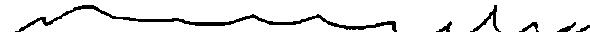
#> input picture Area/Data/0_before Lt (6)_C__0.jpg, 590 x 32 px; its folder holds only this picture in this run
$ python area.py
#> lines starting #> are read from the running program, lines starting #| are printed output that depends on the picture; after the words box and inside, x2 and y2 are one past the last pixel; in counts of white or black regions, pixels touching at a corner belong together; long printed decimals are rounded
# EIE Investigation: "Which Hand?"
# Jesse van der Merwe (1829172) and Robyn Gebbie (2127777)
# ELEN4012A 2022

# - - - - - - - - - - - - - - - - - - - - - - - - - - - - - - - - - - - - - - - - - - - - - - - - - - - - - - - - - - - - #
# COPYRIGHT NOTICE:
# This code contains snippets from XX article "XX" (XX/XX/XXXX)
# Which can be found at: https://X
#
# It has further been modified and combined to suit the needs of this project.
# - - - - - - - - - - - - - - - - - - - - - - - - - - - - - - - - - - - - - - - - - - - - - - - - - - - - - - - - - - - - #

# IMPORTS - - - - - - - - - - - - - - - - - - - - - - - - - - - - - - - - - - - - - - - - - - - - - - - - - - - - - - - - #
import cv2
import glob
import os
import numpy as np
import matplotlib.pyplot as plt
from PIL import Image
from scipy.integrate import simpson
from numpy import trapz
import imutils

# Read in the .jpgs and save into an image array, ensuring grayscale- - - - - - - - - - - - - - - - - - - - - - - - - - - #
image_array = []
image_names = []
for filename in glob.glob('Area\Data\*.jpg'):
    im = Image.open(filename).convert('L') # convert image to grayscale
#> im is the input picture: PIL image 590x32 L; min 0, max 255, mean 230.7
    res = im.point((lambda p: 256 if p>=200 else 0)) # convert each pixel into either black or white
#> res: PIL image 590x32 L; 90.7% white; 6 black regions, box (x1, y1, x2, y2) and area: (15, 5, 397, 32) 1321, (470, 5, 501, 32) 177, (519, 22, 539, 32) 78, (557, 22, 576, 32) 70, (436, 21, 452, 32) 69, (576, 25, 590, 32) 40
    res.save(filename)

    arrayName = os.path.basename(filename)
    arrayName = arrayName.replace(".jpg","")
    image = cv2.imread(filename)
#> image: shape (32, 590, 3); min 0, max 255, mean 230.7
    image_array.append(image)
    image_names.append(arrayName)

# Loop through the image array to perform image processing- - - - - - - - - - - - - - - - - - - - - - - - - - - - - - - - #
for image_counter,image in enumerate(image_array):
    coordinates = np.argwhere(image < 0.9)
    x_tuple, y_tuple, z_tuple = zip(*coordinates)

    y = np.array(y_tuple).tolist()
    x = np.array(x_tuple).tolist()
    z = np.array(z_tuple).tolist()

    average_x = np.mean(x)
    max_x = np.max(x)
    min_x = np.min(x)
    x_adjustment = 10/100*max_x

    # Remove top and bottom of pixels of image to get rid of any remaining border
    tracker = 0
    for i in range(0, len(x)):
        if x[tracker] > max_x - x_adjustment or x[tracker] < min_x + x_adjustment:
            y.pop(tracker)
            x.pop(tracker)
            tracker = tracker - 1
        tracker = tracker + 1

    new_array_x = []
    new_array_y = []
    average_array_x = []

    for i in range(0, len(y)-1):
        for j in range(0, len(y)-i-1):
            if y[j] < y[j+1]:
                temp_x = x[j]
                x[j] = x[j+1]
                x[j+1] = temp_x

                temp_y = y[j]
                y[j] = y[j+1]
                y[j+1] = temp_y

    print(average_x)
    for i in range(0, len(x)):
        new_array_y.append(y[i])
        average_array_x.append(0)

        if x[i] < average_x:
            c = 3
            new_array_x.append(average_x - x[i])
        else:
            new_array_x.append(x[i] - average_x)


    # [9 lines of commented-out code are left out]


    plt.rcParams["figure.figsize"] = [8, 1]
    plt.rcParams["figure.autolayout"] = True


    plt.fill_between(new_array_y, new_array_x, color="grey")
    plt.xlim(0, 600)
    plt.ylim(0, 20)
    # plt.fill_between(new_array_x, average_array_x, color="yellow")

    plt.show()

    total_area_trapz_x = trapz(new_array_x)
    print(image_names[image_counter] + " X area =" + str(total_area_trapz_x))

    total_area_trapz_y = trapz(new_array_y)
    print(image_names[image_counter] + " Y area =" + str(total_area_trapz_y))
#> this loop made 1 pass
#> (image_counter, average_x, max_x, min_x, x_adjustment, total_area_trapz_x, total_area_trapz_y) on pass 1: (0, 21.5, 31, 5, 3.1, 7059.1, 593001.5)
#| 21.496
#| 0_before Lt (6)_C__0 X area =7059.130
#| 0_before Lt (6)_C__0 Y area =593001.5
#> pass 1, `plt.show()`:
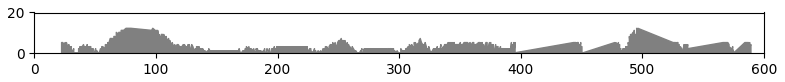
#> figure drawn by matplotlib, 1 panel


# END OF CODE - - - - - - - - - - - - - - - - - - - - - - - - - - - - - - - - - - - - - - - - - - - - - - - - - - - - - - #

$ run again, on Area/Data/1 year Rt (5)_C__0.jpg
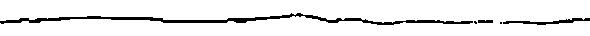
#> input picture Area/Data/1 year Rt (5)_C__0.jpg, 590 x 36 px
#> im is the input picture: PIL image 590x36 L; min 0, max 255, mean 234.7
#> res: PIL image 590x36 L; 92.2% white; 5 black regions (2 under 20 px), largest, box (x1, y1, x2, y2) and area: (0, 13, 473, 25) 1376, (503, 18, 590, 25) 232, (478, 20, 493, 23) 44
#> the loop `for image_counter,image in enumerate(image_array):` made 1 pass
#> (image_counter, average_x, max_x, min_x, x_adjustment, total_area_trapz_x, total_area_trapz_y) on pass 1: (0, 19.83, 24, 13, 2.4, 2556.4, 473534.5)
#> (printed output is left out)
#> pass 1, `plt.show()`:
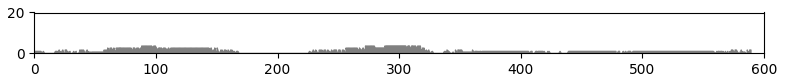
#> figure drawn by matplotlib, 1 panel

$ run again, on Area/Data/1_1 month Lt (6) _C__0.jpg
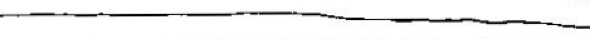
#> input picture Area/Data/1_1 month Lt (6) _C__0.jpg, 590 x 39 px
#> `res = im.point((lambda p: 256 if p>=200 else 0))`:
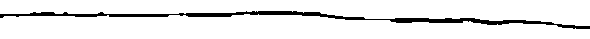
#> res: PIL image 590x39 L; 91.8% white; 1 black region, box (x1, y1, x2, y2) and area: (0, 11, 590, 29) 1884
#> the loop `for image_counter,image in enumerate(image_array):` made 1 pass
#> (image_counter, average_x, max_x, min_x, x_adjustment, total_area_trapz_x, total_area_trapz_y) on pass 1: (0, 16.92, 28, 11, 2.8, 7662.3, 830425.5)
#> (printed output is left out)
#> pass 1, `plt.show()`:
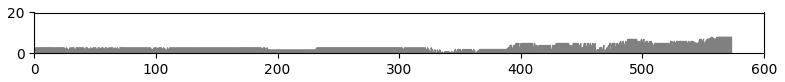
#> figure drawn by matplotlib, 1 panel

$ run again, on Area/Data/2 years Lt (5)_C__0.jpg
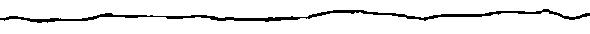
#> input picture Area/Data/2 years Lt (5)_C__0.jpg, 590 x 34 px
#> im is the input picture: PIL image 590x34 L; min 0, max 255, mean 234
#> res: PIL image 590x34 L; 91.9% white; 1 black region, box (x1, y1, x2, y2) and area: (0, 9, 590, 23) 1621
#> the loop `for image_counter,image in enumerate(image_array):` made 1 pass
#> (image_counter, average_x, max_x, min_x, x_adjustment, total_area_trapz_x, total_area_trapz_y) on pass 1: (0, 15.95, 22, 9, 2.2, 4145.1, 704465.5)
#> (printed output is left out)
#> pass 1, `plt.show()`:
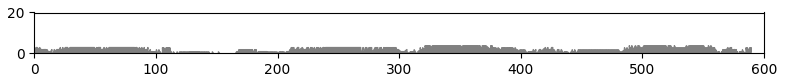
#> figure drawn by matplotlib, 1 panel

$ run again, on Area/Data/1 week Lt (5)_C__0.jpg
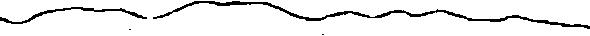
#> input picture Area/Data/1 week Lt (5)_C__0.jpg, 590 x 36 px
#> im is the input picture: PIL image 590x36 L; min 0, max 255, mean 235
#> res: PIL image 590x36 L; 92.4% white; black in thin lines or dots
#> the loop `for image_counter,image in enumerate(image_array):` made 1 pass
#> (image_counter, average_x, max_x, min_x, x_adjustment, total_area_trapz_x, total_area_trapz_y) on pass 1: (0, 13.4, 34, 1, 3.4, 10119.9, 712481.5)
#> (printed output is left out)
#> pass 1, `plt.show()`:
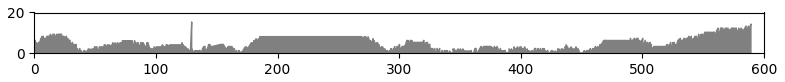
#> figure drawn by matplotlib, 1 panel
